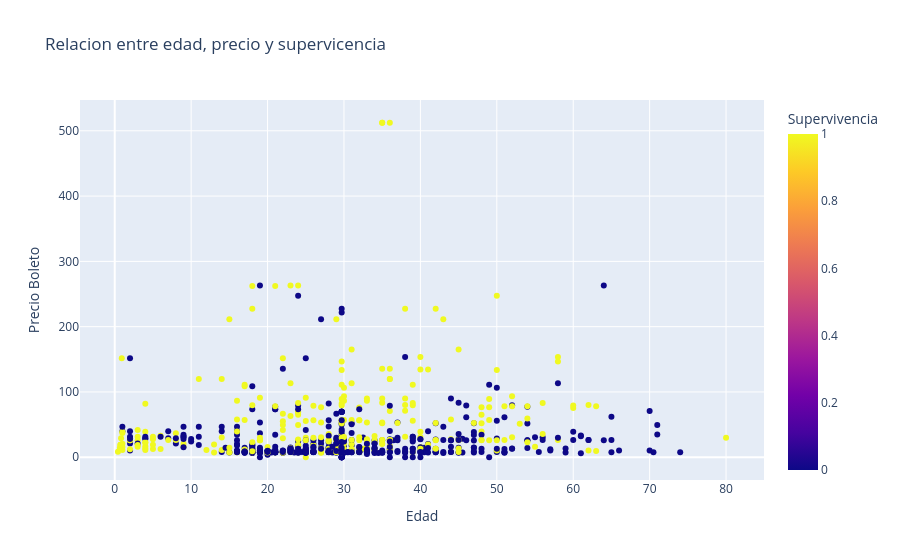

Write notebook code for a chart like this one.
### Code cell
# Generamos gráfico
fig = px.scatter(df, x="Age", y="Fare", color="Survived",
    title="Relacion entre edad, precio y supervicencia",
    labels={"Age": "Edad", "Fare": "Precio Boleto", "Survived": "Supervivencia"})

fig.show()

### Figure 1 — Plotly figure (JSON) as saved in the notebook; plotly's stock layout.template omitted (floating-point values rounded to 4 significant figures; data arrays with more than 128 entries replaced by an {"elided": "..."} marker saying what was removed)
{"data": [{"hovertemplate": "Edad=%{x}<br>Precio Boleto=%{y}<br>Supervivencia=%{marker.color}<extra></extra>", "legendgroup": "", "marker": {"color": {"elided": "891 int values"}, "coloraxis": "coloraxis", "symbol": "circle"}, "mode": "markers", "name": "", "orientation": "v", "showlegend": false, "type": "scatter", "x": {"elided": "891 float values"}, "xaxis": "x", "y": {"elided": "891 float values"}, "yaxis": "y"}], "layout": {"coloraxis": {"colorbar": {"title": {"text": "Supervivencia"}}, "colorscale": [[0, "#0d0887"], [0.1111, "#46039f"], [0.2222, "#7201a8"], [0.3333, "#9c179e"], [0.4444, "#bd3786"], [0.5556, "#d8576b"], [0.6667, "#ed7953"], [0.7778, "#fb9f3a"], [0.8889, "#fdca26"], [1, "#f0f921"]]}, "legend": {"tracegroupgap": 0}, "title": {"text": "Relacion entre edad, precio y supervicencia"}, "xaxis": {"anchor": "y", "domain": [0, 1], "title": {"text": "Edad"}}, "yaxis": {"anchor": "x", "domain": [0, 1], "title": {"text": "Precio Boleto"}}}}
